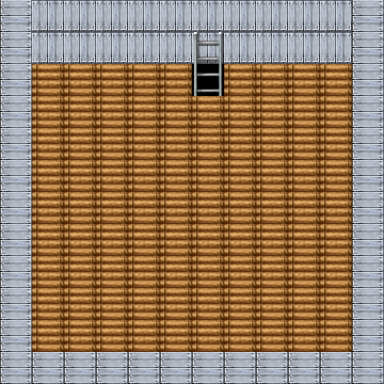

The image is a tile-based game level rendered from a .tmx file. Its description and source (layers, tilesets, objects; grid data summarised) follow:
An orthogonal 12x12 tile map with 32x32 px tiles, 3 tile layers (Background, Foreground1, Foreground2), 1 hidden layer not drawn, 5 tilesets and 7 objects (drabina, main).

<map version="1.0" orientation="orthogonal" renderorder="right-down" width="12" height="12" tilewidth="32" tileheight="32">
 <properties>
  <property name="daylight" value="false" />
  <property name="level" value="domek1_pietro" />
  <property name="music" value="galicja.ogg" />
  <property name="parent" value="galicja" />
 </properties>
 <tileset firstgid="1" name="TilesetB" tilewidth="32" tileheight="32">
  <image source="../tilesets/TileB.png" width="512" height="512" />
 </tileset>
 <tileset firstgid="257" name="TilesetC" tilewidth="32" tileheight="32">
  <image source="../tilesets/TileC.png" width="512" height="512" />
 </tileset>
 <tileset firstgid="513" name="TilesetD" tilewidth="32" tileheight="32">
  <image source="../tilesets/TileD.png" width="512" height="512" />
 </tileset>
 <tileset firstgid="769" name="TilesetE" tilewidth="32" tileheight="32">
  <image source="../tilesets/TileE.png" width="512" height="512" />
 </tileset>
 <tileset firstgid="1025" name="MC1" tilewidth="32" tileheight="32">
  <image source="../tilesets/minecraft.png" width="512" height="512" />
 </tileset>
 <layer name="Background" width="12" height="12">
  <data>[144 cells, 143 non-empty, 3 distinct tile ids]</data>
 </layer>
 <layer name="Foreground1" width="12" height="12">
  <data>[144 cells, 2 non-empty, 2 distinct tile ids]</data>
 </layer>
 <layer name="Foreground2" width="12" height="12">
  <data>[144 cells, 0 non-empty, 0 distinct tile ids]</data>
 </layer>
 <layer name="Kosci" width="12" height="12" visible="0">
  <data>[144 cells, 15 non-empty, 15 distinct tile ids]</data>
 </layer>
 <objectgroup name="Trigger">
  <object name="drabina" x="200" y="70" width="16" height="16" />
 </objectgroup>
 <objectgroup name="Collision">
  <properties>
   <property name="name" value="Domek1" />
  </properties>
  <object x="0" y="64" width="32" height="288" />
  <object x="352" y="64" width="32" height="288" />
  <object x="0" y="352" width="384" height="32" />
  <object x="0" y="0" width="384" height="64" />
 </objectgroup>
 <objectgroup name="Portal">
  <object name="main" x="192" y="80" width="32" height="8" />
 </objectgroup>
 <objectgroup name="Light">
  <object x="192" y="160" width="32" height="32">
   <properties>
    <property name="color" value="yellow" />
    <property name="scale" value="2.0" />
   </properties>
  </object>
 </objectgroup>
 <objectgroup name="Animation" />
 <objectgroup name="Npc" />
</map>
